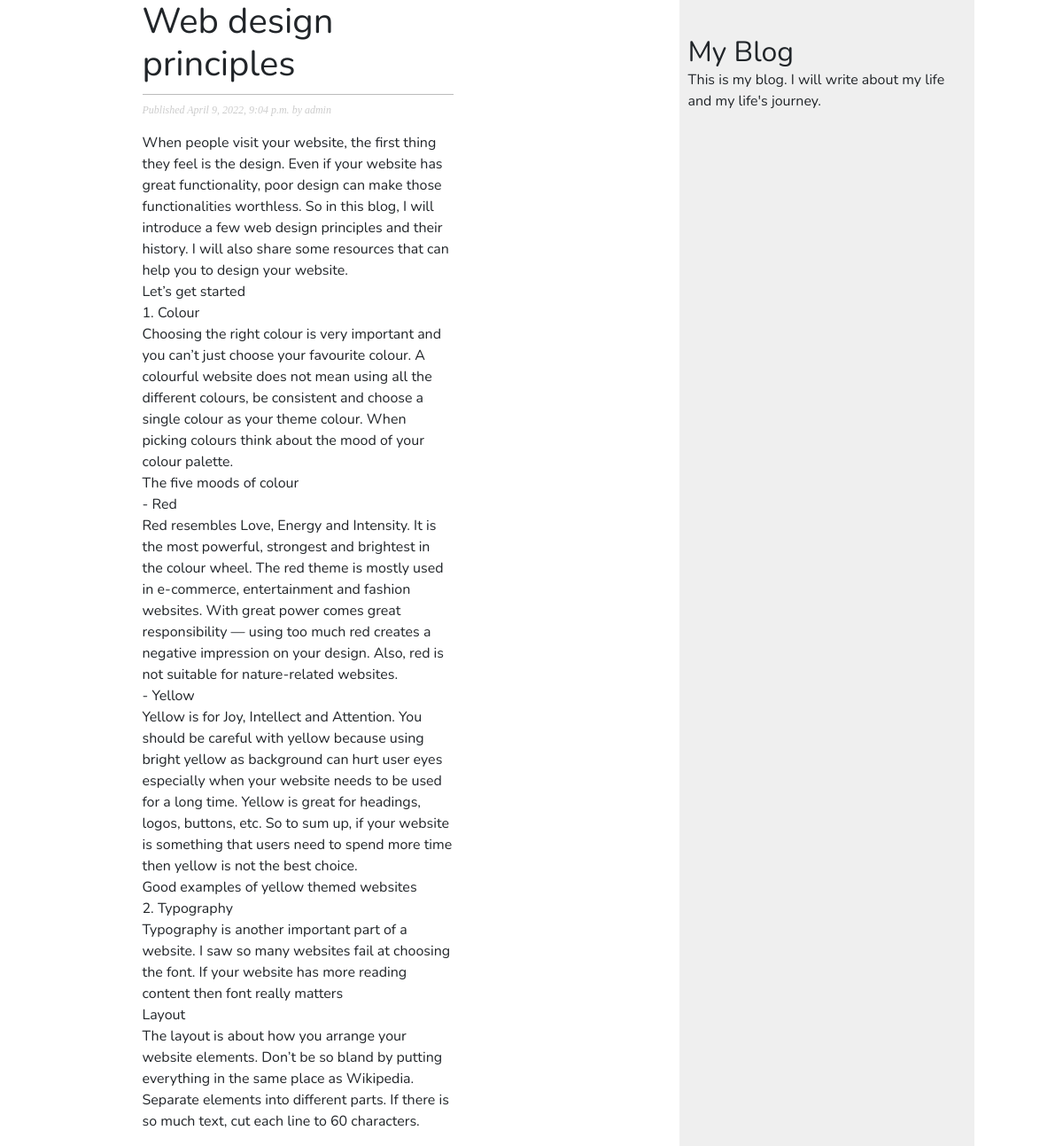
The app's page /2022/4/9/web-design-principles/ with its own data.
### blog/models.py (models this page shows, shortened)
class Post(models.Model):
    STATUS_CHOISES = (
        ('draft', 'Draft'),
        ('published', 'Published'),
    )
    title = models.CharField(max_length=250)
    slug = models.SlugField(max_length=250, unique_for_date='publish')
    author = models.ForeignKey(User, on_delete=models.CASCADE, related_name='blog_posts')
    body = models.TextField()
    publish = models.DateTimeField(default=timezone.now)
    created = models.DateTimeField(auto_now_add=True)
    updated = models.DateTimeField(auto_now=True)
    status = models.CharField(max_length=10, choices=STATUS_CHOISES, default='draft')
    class Meta:
        ordering = ('-publish',)
    objects = models.Manager()
    published = PublishedManager()

### blog/views.py (the view)
# urls.py: path('<int:year>/<int:month>/<int:day>/<slug:post>/', views.post_detail, name='post_detail'),
def post_detail(request, year, month, day, post):
    post = get_object_or_404(Post, slug=post,
                                      status='published',
                                        publish__year=year,
                                        publish__month=month,
                                        publish__day=day)
    return render(request, 'blog/post/post_detail.html', {'post': post})

### blog/templates/blog/post/post_detail.html (shortened to what this page needs)
{% extends "blog/base.html" %}
{% block content %}
<div class="container" id="content">
    <div class="row">
        <div class="col-md-12">
            <h1>{{ post.title }}</h1>
            <p class="date">Published {{ post.publish }} by {{ post.author }}</p>
            {{ post.body|linebreaks }}
        </div>
    </div>
</div>
{% endblock %}

### blog/static/css/blog.css (style rules this page uses)
body { margin:0; padding:0; font-family: "Nunito", helvetica, sans-serif; }
h1 { font-weight:normal; border-bottom:1px solid #bbb; padding:0 0 10px 0; }
#content { float:left; width:60%; padding:0 0 0 30px; }
p.date { color:#ccc; font-family: georgia, serif; font-size: 12px; font-style: italic; }

### records on screen
Post: publish "April 9, 2022, 9:04 p.m.", author "admin", body "When people visit your website, the first thing they feel is the design. Even if your website has great functionality, poor design can make those functionalities worthless. So in this blog, I will introduce a few web design principles and their history. I will also share some resources that can help you to design your website. Let’s get started 1. Colour Choosing the right colour is very important and you can’t just choose your favourite colour. A colourful website does not mean using all the different colours, be consistent and choose a single colour as your theme colour. When picking colours think about the mood of your colour palette. The five moods of colour - Red Red resembles Love,…"
